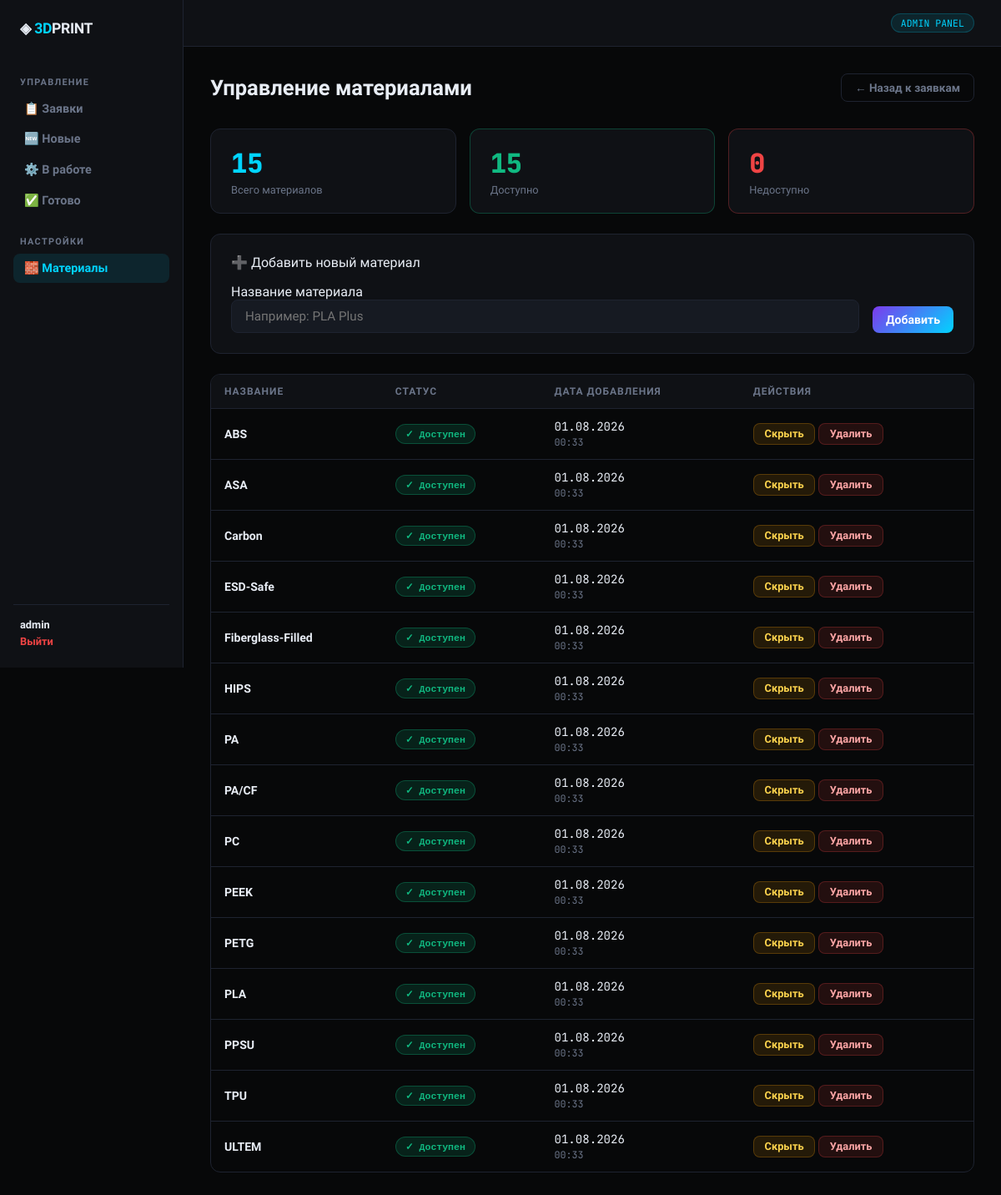
Screenshot of /admin/materials (signed in) with the database file from the repository.
### app.py (models this page shows, shortened)
class Material(db.Model):
    id = db.Column(db.Integer, primary_key=True)
    name = db.Column(db.String(100), unique=True, nullable=False)
    available = db.Column(db.Boolean, default=True)
    created_at = db.Column(db.DateTime, default=datetime.utcnow)

### app.py (the view)
@app.route('/admin/materials')
@login_required
def admin_materials():
    materials = Material.query.order_by(Material.name).all()
    return render_template('admin_materials.html', materials=materials)

### app.py (called while the page is built)
def login_required(f):
    @wraps(f)
    def decorated(*args, **kwargs):
        if not session.get('admin_logged_in'):
            return redirect(url_for('admin_login'))
        return f(*args, **kwargs)
    return decorated

### templates/admin_materials.html (shortened to what this page needs)
{% extends 'admin_base.html' %}
{% block content %}
<div class="page-header">
    <h1>Управление материалами</h1>
    <div class="header-actions">
        <a href="/admin" class="btn btn-ghost" style="font-size:0.85rem;">← Назад к заявкам</a>
    </div>
</div>
<div class="stats-grid" style="grid-template-columns: repeat(3, 1fr);">
    <div class="stat-card">
        <div class="stat-num">{{ materials|length }}</div>
        <div class="stat-label">Всего материалов</div>
    </div>
    <div class="stat-card" style="border-color: rgba(16,185,129,0.3);">
        <div class="stat-num" style="color:#10B981;">{{ materials|selectattr('available')|list|length }}</div>
        <div class="stat-label">Доступно</div>
    </div>
    <div class="stat-card" style="border-color: rgba(239,68,68,0.3);">
        <div class="stat-num" style="color:#EF4444;">{{ materials|rejectattr('available')|list|length }}</div>
        <div class="stat-label">Недоступно</div>
    </div>
</div>
<div class="form-section" style="background:var(--surface); border:1px solid var(--border); border-radius:12px; padding:1.5rem; margin-bottom:1.5rem;">
    <div class="section-title" style="margin-bottom:1rem;">➕ Добавить новый материал</div>
    <form method="POST" action="/admin/materials/add" style="display:flex; gap:1rem; align-items:flex-end;">
        <div class="field" style="flex:1;">
            <label>Название материала</label>
            <input type="text" name="name" placeholder="Например: PLA Plus" required maxlength="100"
                   style="background:var(--surface2); border:1px solid var(--border); border-radius:8px; padding:0.65rem 1rem; color:var(--text); font-family:var(--font); font-size:0.95rem; width:100%;">
        </div>
        <button type="submit" class="btn btn-primary">Добавить</button>
    </form>
</div>
<div class="table-wrap">
<table class="req-table">
    <thead>
        <tr>
            <th>Название</th>
            <th>Статус</th>
            <th>Дата добавления</th>
            <th>Действия</th>
        </tr>
    </thead>
    <tbody>
    {% for mat in materials %}
    <tr>
        <td><strong style="color:var(--text);">{{ mat.name }}</strong></td>
        <td>
            {% if mat.available %}
            <span class="badge" style="background:rgba(16,185,129,0.15); color:#10B981; border:1px solid rgba(16,185,129,0.3);">
                ✓ Доступен
            </span>
            {% else %}
            <span class="badge" style="background:rgba(239,68,68,0.15); color:#EF4444; border:1px solid rgba(239,68,68,0.3);">
                ✗ Недоступен
            </span>
            {% endif %}
        </td>
        <td class="date-cell">{{ mat.created_at.strftime('%d.%m.%Y') }}<br>
            <small>{{ mat.created_at.strftime('%H:%M') }}</small></td>
        <td>
            <form method="POST" action="/admin/materials/toggle/{{ mat.id }}" style="display:inline;">
                <button type="submit" class="btn {% if mat.available %}btn-warn{% else %}btn-ok{% endif %}"
                        style="padding:0.3rem 0.8rem; font-size:0.8rem;">
                    {% if mat.available %}Скрыть{% else %}Показать{% endif %}
                </button>
            </form>
            <form method="POST" action="/admin/materials/delete/{{ mat.id }}" style="display:inline;"
                  onsubmit="return confirm('Удалить материал «{{ mat.name }}»? Это действие нельзя отменить.');">
                <button type="submit" class="btn btn-danger" style="padding:0.3rem 0.8rem; font-size:0.8rem;">
                    Удалить
                </button>
            </form>
        </td>
    </tr>
    {% endfor %}
    </tbody>
</table>
</div>
{% endblock %}

### templates/admin_base.html (shortened to what this page needs)
<!DOCTYPE html>
<html lang="ru">
<head>
</head>
<body>
<nav class="sidebar">
    <div class="sidebar-logo">◈ <span>3D</span>PRINT</div>
    <div class="sidebar-label">Управление</div>
    <a href="/admin" class="{{ 'active' if request.path == '/admin' else '' }}">📋 Заявки</a>
    <a href="/admin?status=Новая">🆕 Новые</a>
    <a href="/admin?status=В работе">⚙️ В работе</a>
    <a href="/admin?status=Готово">✅ Готово</a>
    <div class="sidebar-label" style="margin-top:1.5rem;">Настройки</div>
    <a href="/admin/materials" class="{{ 'active' if request.path == '/admin/materials' else '' }}">🧱 Материалы</a>
    <div class="sidebar-spacer"></div>
    <div class="sidebar-user">
        <strong>{{ session.get('admin_name', 'admin') }}</strong>
        <a href="/admin/logout">Выйти</a>
    </div>
</nav>
<div class="content">
    <div class="topbar">
        <span class="admin-tag">ADMIN PANEL</span>
    </div>
    <div class="main-body">
        {% block content %}{% endblock %}
    </div>
</div>
</body>
</html>

### templates/admin_base.html (style rules this page uses)
:root { --bg: #070809; --surface: #0F1115; --surface2: #161A22; --border: #1E2330; --accent: #00D4FF; --accent2: #7C3AED; --text: #E8EDF5; --text-dim: #6B7589; --danger: #EF4444; --warn: #F59E0B; --ok: #10B981; --font: 'Exo 2', sans-serif; --mono: 'JetBrains Mono', monospace; }
* { margin: 0; padding: 0; box-sizing: border-box; }
body { font-family: var(--font); background: var(--bg); color: var(--text); min-height: 100vh; display: flex; }
.sidebar { width: 220px; min-height: 100vh; background: var(--surface); border-right: 1px solid var(--border); padding: 1.5rem 1rem; position: sticky; top: 0; height: 100vh; display: flex; flex-direction: column; }
.sidebar-logo { font-size: 1.1rem; font-weight: 900; letter-spacing: -0.02em; color: var(--text); margin-bottom: 2rem; padding: 0 0.5rem; }
.sidebar-logo span { color: var(--accent); }
.sidebar-label { font-size: 0.68rem; font-weight: 700; letter-spacing: 0.12em; color: var(--text-dim); text-transform: uppercase; padding: 0 0.5rem; margin-bottom: 0.5rem; margin-top: 1rem; }
.sidebar a { display: flex; align-items: center; gap: 0.6rem; padding: 0.55rem 0.8rem; border-radius: 8px; color: var(--text-dim); text-decoration: none; font-size: 0.9rem; font-weight: 600; transition: all 0.15s; margin-bottom: 2px; }
.sidebar a.active { color: var(--accent); background: rgba(0,212,255,0.1); }
.sidebar-spacer { flex: 1; }
.sidebar-user { border-top: 1px solid var(--border); padding-top: 1rem; font-size: 0.8rem; color: var(--text-dim); padding: 1rem 0.5rem 0; }
.sidebar-user strong { color: var(--text); display: block; margin-bottom: 0.3rem; }
.sidebar-user a { color: var(--danger); font-size: 0.8rem; text-decoration: none; padding: 0; background: none; display: inline; }
.content { flex: 1; min-height: 100vh; overflow-x: auto; }
.topbar { border-bottom: 1px solid var(--border); padding: 0 2rem; height: 56px; display: flex; align-items: center; justify-content: flex-end; background: var(--surface); gap: 1rem; }
.admin-tag { font-family: var(--mono); font-size: 0.72rem; color: var(--accent); background: rgba(0,212,255,0.1); border: 1px solid rgba(0,212,255,0.2); padding: 0.2rem 0.7rem; border-radius: 20px; }
.main-body { padding: 2rem; }
.page-header { display: flex; align-items: center; justify-content: space-between; margin-bottom: 2rem; }
.page-header h1 { font-size: 1.6rem; font-weight: 900; }
.header-actions { display: flex; gap: 0.8rem; }
.stats-grid { display: grid; grid-template-columns: repeat(4, 1fr); gap: 1rem; margin-bottom: 1.5rem; }
.stat-card { background: var(--surface); border: 1px solid var(--border); border-radius: 12px; padding: 1.2rem 1.5rem; }
.stat-num { font-size: 2rem; font-weight: 900; color: var(--accent); font-family: var(--mono); }
.stat-label { font-size: 0.8rem; color: var(--text-dim); margin-top: 0.2rem; }
.table-wrap { overflow-x: auto; border-radius: 12px; border: 1px solid var(--border); }
.req-table { width: 100%; border-collapse: collapse; }
.req-table th { background: var(--surface); padding: 0.8rem 1rem; text-align: left; font-size: 0.75rem; font-weight: 700; letter-spacing: 0.08em; text-transform: uppercase; color: var(--text-dim); border-bottom: 1px solid var(--border); }
.req-table td { padding: 0.75rem 1rem; font-size: 0.88rem; border-bottom: 1px solid var(--border); vertical-align: middle; }
.req-table tr:last-child td { border-bottom: none; }
.date-cell { font-family: var(--mono); font-size: 0.8rem; }
.date-cell small { color: var(--text-dim); }
.badge { display: inline-block; padding: 0.2rem 0.7rem; border-radius: 20px; font-size: 0.72rem; font-weight: 700; font-family: var(--mono); white-space: nowrap; }
.btn { display: inline-flex; align-items: center; gap: 0.4rem; padding: 0.5rem 1rem; border-radius: 8px; font-family: var(--font); font-size: 0.88rem; font-weight: 600; cursor: pointer; border: none; text-decoration: none; transition: all 0.15s; }
.btn-ghost { background: transparent; color: var(--text-dim); border: 1px solid var(--border); }
.btn-primary { background: linear-gradient(135deg, var(--accent2), var(--accent)); color: white; }
.btn-danger { background: rgba(239,68,68,0.12); color: #FCA5A5; border: 1px solid rgba(239,68,68,0.25); }
.btn-warn { background: rgba(245,158,11,0.12); color: #FCD34D; border: 1px solid rgba(245,158,11,0.25); }

### templates/admin_materials.html (style rules this page uses)
.form-section .field input { outline: none; transition: all 0.2s; }

### rows the page displays
Material: name "ABS", available "✓ Доступен", created_at "01.08.2026", created_at "00:33"
Material: name "ASA", available "✓ Доступен", created_at "01.08.2026", created_at "00:33"
Material: name "Carbon", available "✓ Доступен", created_at "01.08.2026", created_at "00:33"
Material: name "ESD-Safe", available "✓ Доступен", created_at "01.08.2026", created_at "00:33"
Material: name "Fiberglass-Filled", available "✓ Доступен", created_at "01.08.2026", created_at "00:33"
Material: name "HIPS", available "✓ Доступен", created_at "01.08.2026", created_at "00:33"
Material: name "PA", available "✓ Доступен", created_at "01.08.2026", created_at "00:33"
Material: name "PA/CF", available "✓ Доступен", created_at "01.08.2026", created_at "00:33"
Material: name "PC", available "✓ Доступен", created_at "01.08.2026", created_at "00:33"
Material: name "PEEK", available "✓ Доступен", created_at "01.08.2026", created_at "00:33"
Material: name "PETG", available "✓ Доступен", created_at "01.08.2026", created_at "00:33"
Material: name "PLA", available "✓ Доступен", created_at "01.08.2026", created_at "00:33"
Material: name "PPSU", available "✓ Доступен", created_at "01.08.2026", created_at "00:33"
Material: name "TPU", available "✓ Доступен", created_at "01.08.2026", created_at "00:33"
Material: name "ULTEM", available "✓ Доступен", created_at "01.08.2026", created_at "00:33"

### other values shown
{{ session.get('admin_name', 'admin') }} "admin"
{{ materials|length }} "15"
{{ materials|selectattr('available')|list|length }} "15"
{{ materials|rejectattr('available')|list|length }} "0"
